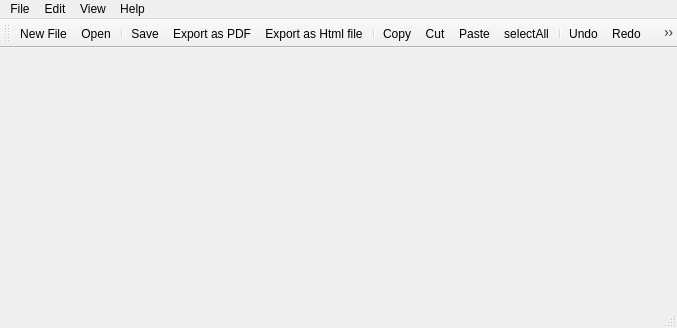
<?xml version="1.0" encoding="UTF-8"?>
<ui version="4.0">
 <class>MainWindow</class>
 <widget class="QMainWindow" name="MainWindow">
  <property name="geometry">
   <rect>
    <x>0</x>
    <y>0</y>
    <width>677</width>
    <height>328</height>
   </rect>
  </property>
  <property name="windowTitle">
   <string>MainWindow</string>
  </property>
  <widget class="QWidget" name="centralwidget">
   <layout class="QVBoxLayout" name="verticalLayout"/>
  </widget>
  <widget class="QMenuBar" name="menubar">
   <property name="geometry">
    <rect>
     <x>0</x>
     <y>0</y>
     <width>677</width>
     <height>22</height>
    </rect>
   </property>
   <widget class="QMenu" name="menuFile">
    <property name="title">
     <string>File</string>
    </property>
    <addaction name="actionNew_File"/>
    <addaction name="actionOpen"/>
    <addaction name="separator"/>
    <addaction name="actionSave"/>
    <addaction name="actionExport_as_Html_file"/>
    <addaction name="actionExport_as_PDF"/>
    <addaction name="separator"/>
    <addaction name="actionQuit"/>
   </widget>
   <widget class="QMenu" name="menuEdit">
    <property name="title">
     <string>Edit</string>
    </property>
    <addaction name="actionCopy"/>
    <addaction name="actionCut"/>
    <addaction name="actionPaste"/>
    <addaction name="actionSelectAll"/>
    <addaction name="separator"/>
    <addaction name="actionUndo"/>
    <addaction name="actionRedo"/>
    <addaction name="separator"/>
    <addaction name="actionFont"/>
    <addaction name="separator"/>
    <addaction name="settingsAction"/>
   </widget>
   <widget class="QMenu" name="menuAbout">
    <property name="title">
     <string>Help</string>
    </property>
    <addaction name="actionAbout"/>
   </widget>
   <widget class="QMenu" name="menuView">
    <property name="title">
     <string>View</string>
    </property>
    <widget class="QMenu" name="menuCustom_toolbar">
     <property name="title">
      <string>Custom toolbar</string>
     </property>
     <addaction name="removeOpenFileFromToolbar"/>
     <addaction name="removeSaveFileFromToolbar"/>
     <addaction name="removeExport_as_PDF_file_fromToolbar"/>
     <addaction name="separator"/>
     <addaction name="removeActionCopyFromToolbar"/>
     <addaction name="removeActionCutFromToolbar"/>
     <addaction name="removeactionPasteFromToolbar"/>
     <addaction name="removeActionSelect_AllFromtoolbar"/>
     <addaction name="separator"/>
     <addaction name="removeActionUndoFromToolbar"/>
     <addaction name="removeActionRedoFromToolbar"/>
     <addaction name="separator"/>
     <addaction name="removeActionFontFromToolbar"/>
     <addaction name="removeText_colorFromToolbar"/>
     <addaction name="separator"/>
     <addaction name="removeActionZoomInFromTollbar"/>
     <addaction name="removeActionZoomOutFromTollbar"/>
     <addaction name="separator"/>
     <addaction name="removeAboutFromToolbar"/>
     <addaction name="removeQuitFromToolbar"/>
     <addaction name="removeSettingsFromToolbar"/>
    </widget>
    <addaction name="actionTransparent"/>
    <addaction name="actionzoomIn"/>
    <addaction name="actionzoom_out"/>
    <addaction name="separator"/>
    <addaction name="actionShow_Tool_bar"/>
    <addaction name="actionShow_statusbar"/>
    <addaction name="menuCustom_toolbar"/>
    <addaction name="separator"/>
   </widget>
   <addaction name="menuFile"/>
   <addaction name="menuEdit"/>
   <addaction name="menuView"/>
   <addaction name="menuAbout"/>
  </widget>
  <widget class="QStatusBar" name="statusbar"/>
  <widget class="QToolBar" name="toolBar">
   <property name="windowTitle">
    <string>toolBar</string>
   </property>
   <attribute name="toolBarArea">
    <enum>TopToolBarArea</enum>
   </attribute>
   <attribute name="toolBarBreak">
    <bool>false</bool>
   </attribute>
   <addaction name="actionNew_File"/>
   <addaction name="actionOpen"/>
   <addaction name="separator"/>
   <addaction name="actionSave"/>
   <addaction name="actionExport_as_PDF"/>
   <addaction name="actionExport_as_Html_file"/>
   <addaction name="separator"/>
   <addaction name="actionCopy"/>
   <addaction name="actionCut"/>
   <addaction name="actionPaste"/>
   <addaction name="actionSelectAll"/>
   <addaction name="separator"/>
   <addaction name="actionUndo"/>
   <addaction name="actionRedo"/>
   <addaction name="separator"/>
   <addaction name="actionFont"/>
   <addaction name="actionColor"/>
   <addaction name="separator"/>
   <addaction name="actionTransparent"/>
   <addaction name="actionzoom_out"/>
   <addaction name="actionzoomIn"/>
   <addaction name="separator"/>
   <addaction name="settingsAction"/>
   <addaction name="actionAbout"/>
   <addaction name="actionQuit"/>
  </widget>
  <action name="actionQuit">
   <property name="icon">
    <iconset resource="icons.qrc">
     <normaloff>:/images/shutdown.png</normaloff>:/images/shutdown.png</iconset>
   </property>
   <property name="text">
    <string>Quit</string>
   </property>
  </action>
  <action name="actionCopy">
   <property name="icon">
    <iconset resource="icons.qrc">
     <normaloff>:/images/copy.png</normaloff>:/images/copy.png</iconset>
   </property>
   <property name="text">
    <string>Copy</string>
   </property>
  </action>
  <action name="actionCut">
   <property name="icon">
    <iconset resource="icons.qrc">
     <normaloff>:/images/scissors.png</normaloff>:/images/scissors.png</iconset>
   </property>
   <property name="text">
    <string>Cut</string>
   </property>
  </action>
  <action name="actionPaste">
   <property name="icon">
    <iconset resource="icons.qrc">
     <normaloff>:/images/paste.png</normaloff>:/images/paste.png</iconset>
   </property>
   <property name="text">
    <string>Paste</string>
   </property>
  </action>
  <action name="actionUndo">
   <property name="icon">
    <iconset>
     <normalon>:/images/undo.png</normalon>
    </iconset>
   </property>
   <property name="text">
    <string>Undo</string>
   </property>
  </action>
  <action name="actionRedo">
   <property name="icon">
    <iconset resource="icons.qrc">
     <normaloff>:/images/redo.png</normaloff>:/images/redo.png</iconset>
   </property>
   <property name="text">
    <string>Redo</string>
   </property>
  </action>
  <action name="actionAbout">
   <property name="icon">
    <iconset resource="icons.qrc">
     <normaloff>:/images/support.png</normaloff>:/images/support.png</iconset>
   </property>
   <property name="text">
    <string>About</string>
   </property>
  </action>
  <action name="actionOpen">
   <property name="icon">
    <iconset resource="icons.qrc">
     <normaloff>:/images/open-folder.png</normaloff>:/images/open-folder.png</iconset>
   </property>
   <property name="text">
    <string>Open</string>
   </property>
  </action>
  <action name="actionSave">
   <property name="icon">
    <iconset resource="icons.qrc">
     <normaloff>:/images/save.png</normaloff>:/images/save.png</iconset>
   </property>
   <property name="text">
    <string>Save</string>
   </property>
  </action>
  <action name="actionExport_as_PDF">
   <property name="icon">
    <iconset resource="icons.qrc">
     <normaloff>:/images/save_as_pdf.png</normaloff>:/images/save_as_pdf.png</iconset>
   </property>
   <property name="text">
    <string>Export as PDF</string>
   </property>
  </action>
  <action name="actionSelectAll">
   <property name="icon">
    <iconset resource="icons.qrc">
     <normaloff>:/images/selectAll.png</normaloff>:/images/selectAll.png</iconset>
   </property>
   <property name="text">
    <string>selectAll</string>
   </property>
   <property name="toolTip">
    <string>select All [Ctr+A]</string>
   </property>
   <property name="menuRole">
    <enum>QAction::MenuRole::NoRole</enum>
   </property>
  </action>
  <action name="settingsAction">
   <property name="icon">
    <iconset resource="icons.qrc">
     <normaloff>:/images/settings.png</normaloff>:/images/settings.png</iconset>
   </property>
   <property name="text">
    <string>Settings</string>
   </property>
   <property name="toolTip">
    <string>Settings</string>
   </property>
   <property name="menuRole">
    <enum>QAction::MenuRole::NoRole</enum>
   </property>
  </action>
  <action name="actionTransparent">
   <property name="checkable">
    <bool>true</bool>
   </property>
   <property name="icon">
    <iconset resource="icons.qrc">
     <normaloff>:/images/display.png</normaloff>:/images/display.png</iconset>
   </property>
   <property name="text">
    <string>Transparent mode</string>
   </property>
   <property name="menuRole">
    <enum>QAction::MenuRole::NoRole</enum>
   </property>
  </action>
  <action name="actionFont">
   <property name="icon">
    <iconset resource="icons.qrc">
     <normaloff>:/images/font-size.png</normaloff>:/images/font-size.png</iconset>
   </property>
   <property name="text">
    <string>Font</string>
   </property>
   <property name="toolTip">
    <string>Font text</string>
   </property>
   <property name="menuRole">
    <enum>QAction::MenuRole::NoRole</enum>
   </property>
  </action>
  <action name="actionColor">
   <property name="icon">
    <iconset resource="icons.qrc">
     <normaloff>:/images/color.png</normaloff>:/images/color.png</iconset>
   </property>
   <property name="text">
    <string>Text color</string>
   </property>
   <property name="toolTip">
    <string>Text color</string>
   </property>
   <property name="menuRole">
    <enum>QAction::MenuRole::NoRole</enum>
   </property>
  </action>
  <action name="actionzoomIn">
   <property name="icon">
    <iconset resource="icons.qrc">
     <normaloff>:/images/zoomIn.png</normaloff>:/images/zoomIn.png</iconset>
   </property>
   <property name="text">
    <string>Zoom in</string>
   </property>
   <property name="toolTip">
    <string>zoom in</string>
   </property>
   <property name="menuRole">
    <enum>QAction::MenuRole::NoRole</enum>
   </property>
  </action>
  <action name="actionShow_Tool_bar">
   <property name="checkable">
    <bool>true</bool>
   </property>
   <property name="text">
    <string>Show toolbar</string>
   </property>
  </action>
  <action name="actionShow_statusbar">
   <property name="checkable">
    <bool>true</bool>
   </property>
   <property name="text">
    <string>Show statusbar</string>
   </property>
  </action>
  <action name="removeOpenFileFromToolbar">
   <property name="checkable">
    <bool>true</bool>
   </property>
   <property name="text">
    <string>remove Open file action</string>
   </property>
  </action>
  <action name="removeSaveFileFromToolbar">
   <property name="checkable">
    <bool>true</bool>
   </property>
   <property name="text">
    <string>Remove save file</string>
   </property>
   <property name="toolTip">
    <string>Remove save file from toolbar</string>
   </property>
  </action>
  <action name="removeExport_as_PDF_file_fromToolbar">
   <property name="checkable">
    <bool>true</bool>
   </property>
   <property name="text">
    <string>Export as PDF file</string>
   </property>
   <property name="toolTip">
    <string>remove &quot;Export asPDF&quot; fromToolbar</string>
   </property>
  </action>
  <action name="removeActionCopyFromToolbar">
   <property name="checkable">
    <bool>true</bool>
   </property>
   <property name="text">
    <string>show Copy</string>
   </property>
   <property name="toolTip">
    <string>show Copy on toolbar</string>
   </property>
  </action>
  <action name="removeActionCutFromToolbar">
   <property name="checkable">
    <bool>true</bool>
   </property>
   <property name="text">
    <string>show Cut</string>
   </property>
   <property name="toolTip">
    <string>show Cut on toolbar</string>
   </property>
  </action>
  <action name="removeactionPasteFromToolbar">
   <property name="checkable">
    <bool>true</bool>
   </property>
   <property name="text">
    <string>show Paste</string>
   </property>
   <property name="toolTip">
    <string>show Paste on toolbar</string>
   </property>
  </action>
  <action name="removeActionSelect_AllFromtoolbar">
   <property name="checkable">
    <bool>true</bool>
   </property>
   <property name="text">
    <string>show Select All</string>
   </property>
   <property name="toolTip">
    <string>show Select All on toolbar</string>
   </property>
  </action>
  <action name="removeActionUndoFromToolbar">
   <property name="checkable">
    <bool>true</bool>
   </property>
   <property name="text">
    <string>show Undo</string>
   </property>
   <property name="toolTip">
    <string>show Undo on toolbar</string>
   </property>
  </action>
  <action name="removeActionRedoFromToolbar">
   <property name="checkable">
    <bool>true</bool>
   </property>
   <property name="text">
    <string>show Redo</string>
   </property>
   <property name="toolTip">
    <string>show Redo on toolbar</string>
   </property>
  </action>
  <action name="removeActionFontFromToolbar">
   <property name="checkable">
    <bool>true</bool>
   </property>
   <property name="text">
    <string>show Font selection</string>
   </property>
   <property name="toolTip">
    <string>show Font selection on toolbar</string>
   </property>
  </action>
  <action name="removeText_colorFromToolbar">
   <property name="checkable">
    <bool>true</bool>
   </property>
   <property name="text">
    <string>show Text color</string>
   </property>
   <property name="toolTip">
    <string>show Text color on toolbar</string>
   </property>
  </action>
  <action name="removeAboutFromToolbar">
   <property name="checkable">
    <bool>true</bool>
   </property>
   <property name="text">
    <string>show About</string>
   </property>
   <property name="toolTip">
    <string>show About on toolbar</string>
   </property>
  </action>
  <action name="removeQuitFromToolbar">
   <property name="checkable">
    <bool>true</bool>
   </property>
   <property name="text">
    <string>show Quit </string>
   </property>
   <property name="toolTip">
    <string>Show Quit on toolbar</string>
   </property>
  </action>
  <action name="removeSettingsFromToolbar">
   <property name="checkable">
    <bool>true</bool>
   </property>
   <property name="text">
    <string>show settings</string>
   </property>
   <property name="toolTip">
    <string>show settings on toolbar</string>
   </property>
  </action>
  <action name="removeTransparentModeFromToolbar">
   <property name="checkable">
    <bool>true</bool>
   </property>
   <property name="text">
    <string>show transparent</string>
   </property>
   <property name="toolTip">
    <string>show transparent mode on toolbar</string>
   </property>
   <property name="menuRole">
    <enum>QAction::MenuRole::NoRole</enum>
   </property>
  </action>
  <action name="actionzoom_out">
   <property name="icon">
    <iconset resource="icons.qrc">
     <normaloff>:/images/zoomOut.png</normaloff>:/images/zoomOut.png</iconset>
   </property>
   <property name="text">
    <string>zoom out</string>
   </property>
   <property name="toolTip">
    <string>zoom out</string>
   </property>
   <property name="menuRole">
    <enum>QAction::MenuRole::NoRole</enum>
   </property>
  </action>
  <action name="removeActionZoomInFromTollbar">
   <property name="checkable">
    <bool>true</bool>
   </property>
   <property name="text">
    <string>show Zoom in</string>
   </property>
   <property name="toolTip">
    <string>show zoom in on toolbar</string>
   </property>
  </action>
  <action name="removeActionZoomOutFromTollbar">
   <property name="checkable">
    <bool>true</bool>
   </property>
   <property name="text">
    <string>show Zoom out</string>
   </property>
   <property name="toolTip">
    <string>show zoom out on toolbar</string>
   </property>
  </action>
  <action name="actionNew_File">
   <property name="icon">
    <iconset resource="icons.qrc">
     <normaloff>:/images/NewFile.png</normaloff>:/images/NewFile.png</iconset>
   </property>
   <property name="text">
    <string>New File</string>
   </property>
  </action>
  <action name="actionExport_as_Html_file">
   <property name="icon">
    <iconset resource="icons.qrc">
     <normaloff>:/images/html.png</normaloff>:/images/html.png</iconset>
   </property>
   <property name="text">
    <string>Export as Html file</string>
   </property>
  </action>
 </widget>
 <resources>
  <include location="icons.qrc"/>
 </resources>
 <connections/>
</ui>
